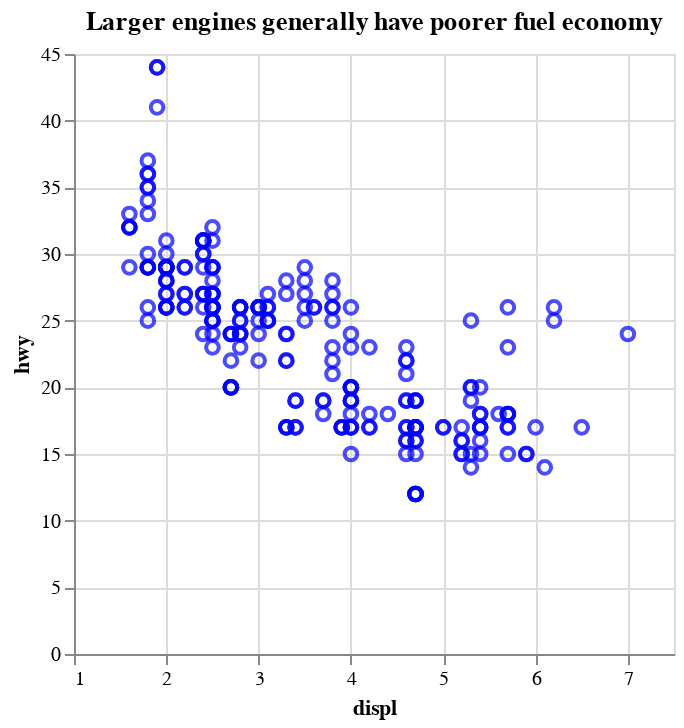

This figure's notebook cell:
### Markdown cell above
We can fine tune the chart. The chart produced using Pandas has larger circles. The reason is because the chart produced by Altair always starts at 0 (this is always the case with Altair charts), which can help avoid perceptual errors.

To get the best of both worlds, we can use Altair's interactive mode. We'll also change the horizontal scale to go up to 7.5 so we don't get a circle on the right edge of the plot. We'll also add a tooltip and a title.

We also experimented with making the color blue and use mark_point instead of mark_circle.

### Code cell
alt.Chart(mpg, title = "Larger engines generally have poorer fuel economy").encode(
    x = alt.X('displ', scale=alt.Scale(domain=[1,7.5])),
    y = 'hwy',
    tooltip = 'model',
    color = alt.value('blue')
).mark_point(size=40).interactive()

### Figure 1 — Vega-Lite specification as saved in the notebook (floating-point values rounded to 4 significant figures; data arrays with more than 128 entries replaced by an {"elided": "..."} marker saying what was removed)
{"config": {"view": {"continuousWidth": 300, "continuousHeight": 300}}, "data": {"name": "data-784d2a789a5f3a352263a16b6c4cd367"}, "mark": {"type": "point", "size": 40}, "encoding": {"color": {"value": "blue"}, "tooltip": {"field": "model", "type": "nominal"}, "x": {"field": "displ", "scale": {"domain": [1, 7.5]}, "type": "quantitative"}, "y": {"field": "hwy", "type": "quantitative"}}, "params": [{"name": "param_1", "select": {"type": "interval", "encodings": ["x", "y"]}, "bind": "scales"}], "title": "Larger engines generally have poorer fuel economy", "$schema": "https://vega.github.io/schema/vega-lite/v5.8.0.json", "datasets": {"data-784d2a789a5f3a352263a16b6c4cd367": {"elided": "234 records"}}}
